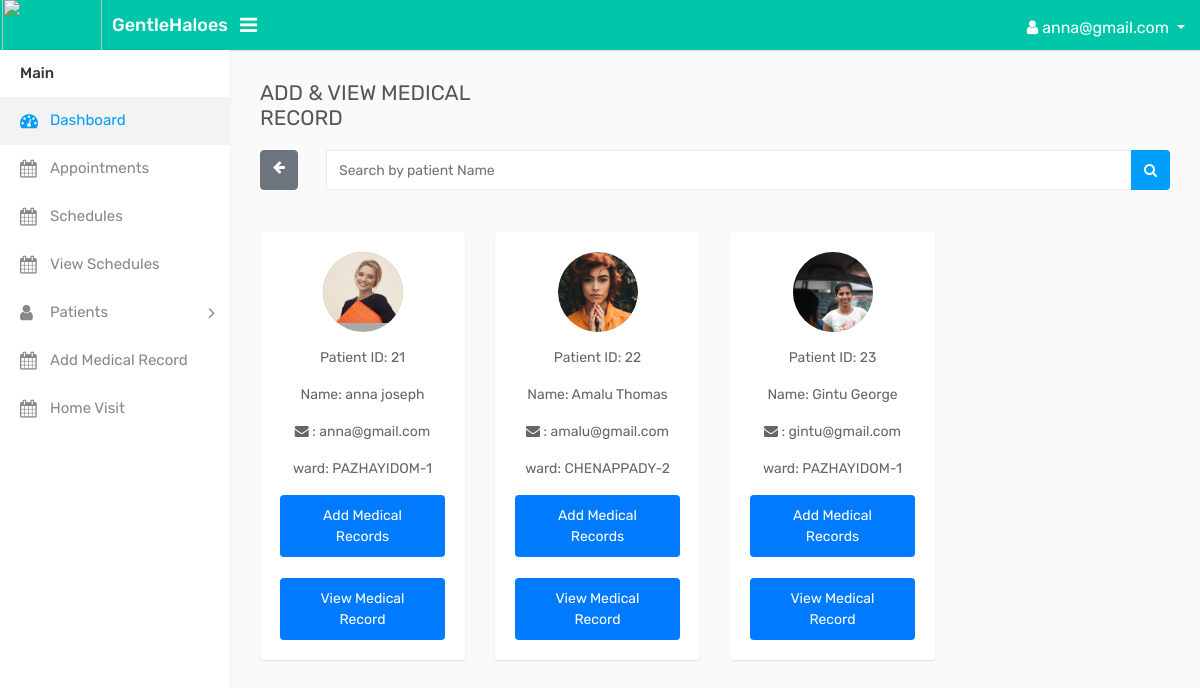
Page /asha_search_patient/ (signed in) on the committed database.
### GHapp/models.py (models this page shows, shortened)
class CustomUser(AbstractUser):
    PATIENTS = 1
    ASHAWORKER = 2
    HCA = 3
    ADMIN = 4
    NURSE=5
    MEMBER=6
    ROLE_CHOICE = (
        ( PATIENTS, ' PATIENTS'),
        (ASHAWORKER, 'ASHAWORKER'),
        (HCA, 'HCA'),
        (ADMIN,'ADMIN'),
        (NURSE,'NURSE'),
        (MEMBER,'MEMBER'),
    )
    username=None
    first_name = None
    last_name = None
    USERNAME_FIELD = 'email'
    email = models.EmailField(max_length=100, unique=True)
    password = models.CharField(max_length=128)
    role = models.PositiveSmallIntegerField(choices=ROLE_CHOICE, blank=True, null=True,default='1')
    is_admin = models.BooleanField(default=False)
    is_staff = models.BooleanField(default=False)
    is_active = models.BooleanField(default=True)
    is_superadmin = models.BooleanField(default=False)
    REQUIRED_FIELDS = []
    objects = UserManager()

class PatientProfile(models.Model):
    nurses = models.ForeignKey(Nurse, on_delete=models.CASCADE, null=True, blank=True, related_name='patients')
    panchayath = models.CharField(max_length=100, null=True,blank=True)
    user = models.OneToOneField(CustomUser, on_delete=models.CASCADE, blank=True, null=True)
    first_name = models.CharField(max_length=100, null=True,blank=True)
    last_name = models.CharField(max_length=100,null=True,blank=True)
    birth_date = models.CharField(max_length=100,null=True,blank=True)
    email = models.EmailField(max_length=100,null=True,blank=True)
    profile_pic = models.ImageField(upload_to='profile_pics/', null=True, blank=True)
    gender = models.CharField(max_length=10, choices=[('Male', 'Male'), ('Female', 'Female')],null=True,blank=True)
    house_name = models.CharField(max_length=100, null=True,blank=True)
    house_no = models.IntegerField(null=True,blank=True)
    address = models.CharField(max_length=255,null=True,blank=True)
    ward = models.CharField(max_length=50,null=True,blank=True)
    pin_code = models.IntegerField(null=True,blank=True)
    phone_number = models.IntegerField(null=True,blank=True)
    current_diagnosis = models.CharField(max_length=100, null=True,blank=True)
    past_med_condition = models.CharField(max_length=100, null=True,blank=True)
    surgical_history = models.CharField(max_length=100, null=True,blank=True)
    allergies = models.CharField(max_length=100, null=True,blank=True)
    height = models.IntegerField(null=True,blank=True)
    weight = models.IntegerField(null=True,blank=True)
    bmi = models.IntegerField(null=True,blank=True)
    medication_names = models.CharField(max_length=100, null=True,blank=True)
    dosage = models.CharField(max_length=12,null=True,blank=True)
    frequency = models.CharField(max_length=12,null=True,blank=True)
    is_active = models.BooleanField(default=True,null=True,blank=True)

### GHapp/views.py (the view)
# urls.py: path('asha_search_patient/', views.asha_search_patient, name='asha_search_patient'),
@login_required(login_url='login_page')
def asha_search_patient(request):
    search_query = request.GET.get('patientname', '')
    patients = PatientProfile.objects.filter(first_name__icontains=search_query)
    context = {
        'patients': patients,
        'search_query': search_query,
    }
    return render(request, 'asha_temp/add_view_rec.html', context)

### templates/asha_temp/add_view_rec.html (shortened to what this page needs)
{% load static %}
<!DOCTYPE html>
<html lang="en">
<head>
    <link rel="stylesheet" type="text/css" href="{% static 'assets/css/bootstrap.min.css' %}">
    <link rel="stylesheet" type="text/css" href="{% static 'assets/css/font-awesome.min.css' %}">
    <link rel="stylesheet" type="text/css" href="{% static 'assets/css/style.css' %}">
</head>
<body>
    <div class="main-wrapper">
        <div class="header">
			<div class="header-left">
				<a href="{% url 'asha_index' %}" class="logo">
					<img src="{% static 'images/ghbc1.png' %}" width="100" height="55" alt=""><span>GentleHaloes</span>
				</a>
			</div>
			 <a id="toggle_btn" href="javascript:void(0);"><i class="fa fa-bars"></i></a>
            <ul class="nav user-menu float-right">
                <li class="nav-item dropdown has-arrow">
                    <a href="#" class="dropdown-toggle nav-link user-link" data-toggle="dropdown">
                        <i class="fa fa-user" aria-hidden="true"></i>
                        <span>{{ user.email }}</span>
                    </a>
                </li>
        </div>
        <div class="sidebar" id="sidebar">
            <div class="sidebar-inner slimscroll">
                <div id="sidebar-menu" class="sidebar-menu">
                    <ul>
                        <li class="menu-title">Main</li>
                        <li class="active">
                            <a href="{% url 'asha_index' %}"><i class="fa fa-dashboard"></i> <span>Dashboard</span></a>
                        </li>
                        <li>
                            <a href="{% url 'asha_approved_appo' %}"><i class="fa fa-calendar"></i> <span>Appointments</span></a>
                        </li>
                        <li>
                            <a href="{% url 'asha_timeslots'%}"><i class="fa fa-calendar"></i> <span>Schedules</span></a>
                        </li>
                        <li>
                            <a href="{% url 'asha_timeslots_shows'%}"><i class="fa fa-calendar"></i> <span>View Schedules</span></a>
                        </li>
                        <li class="submenu">
							<a href="#"><i class="fa fa-user"></i> <span>Patients </span> <span class="menu-arrow"></span></a>
						</li>
                        <li>
                            <a href="{% url 'add_view_rec' %}"><i class="fa fa-calendar"></i> <span>Add Medical Record</span></a>
                        </li>
                        <li>
                            <a href="{% url 'Home_visit'%}"><i class="fa fa-calendar"></i> <span>Home Visit</span></a>
                        </li>
                    </ul>
                </div>
            </div>
        </div>
        <div class="page-wrapper">
            <div class="content">
                <div class="row">
                    <div class="col-sm-4 col-3">
                        <h4 class="page-title">ADD & VIEW MEDICAL RECORD</h4>
                    </div>
                </div>
                <div class="row">
                    <div class="col-md-12">
                        <form id="search-form" method="GET" action="{% url 'asha_search_patient' %}">
                            <div class="input-group">
                                <a href="{% url 'add_view_rec' %}" class="btn btn-secondary"><i class="fa fa-arrow-left"></i></a>&ensp;&ensp;&ensp;&ensp;
                                <input type="text" class="form-control" name="patientname" placeholder="Search by patient Name">
                                <div class="input-group-append">
                                    <button class="btn btn-primary" type="submit"><i class="fa fa-search"></i> </button>
                                </div>
                            </div>
                        </form>
                    </div>
                </div><br><br>
                <div class="row doctor-grid">
                    {% for patient in patients %}
                    <div class="col-md-4 col-sm-4  col-lg-3">
                        <div class="profile-widget">
                            <div class="doctor-img">
                                <a class="avatar" href="profile.html">
                                    <img alt="" src="{{ patient.profile_pic.url }}">
                                </a>
                            </div>
                            <div>
                                <p>Patient ID: {{ patient.id}}</p>
                                <p>Name: {{ patient.first_name }} {{ patient.last_name }}</p>
                                <p><i class="fa fa-envelope"></i> : {{ patient.email }}</p>
                                <p>ward: {{ patient.ward }}</p>
                            </div>
                            <form method="GET" action="{% url 'medical_record' patient.id %}">
                                <button type="submit" class="btn-show-medical-record">Add Medical Records</button>
                            </form><br>
                            <form method="get" action="{% url 'ashaworker_view_medical_record' patient.id %}">
                                <button type="submit" class="btn-show-medical-record" >View Medical Record</button>
                              </form>
                        </div>
                    </div>
                    {% endfor %}
                </div>
            </div>
        </div>
    </div>
</body>
</html>

### templates/asha_temp/add_view_rec.html (style rules this page uses)
.btn-show-medical-record { display: inline-block; padding: 10px 20px; background-color: #007BFF; color: #fff; border: none; border-radius: 4px; text-decoration: none; transition: background-color 0.3s ease; }
.header { background-color: #00c6a9; left: 0; position: fixed; right: 0; top: 0; z-index: 1039; height: 50px; box-shadow: 0 1px 1px rgba(0, 0, 0, 0.1); }

### rows in the picture
CustomUser: email "anna@gmail.com"
PatientProfile: profile_pic (picture), id "21", first_name "anna", last_name "joseph", email "anna@gmail.com", ward "PAZHAYIDOM-1"
PatientProfile: profile_pic (picture), id "22", first_name "Amalu", last_name "Thomas", email "amalu@gmail.com", ward "CHENAPPADY-2"
PatientProfile: profile_pic (picture), id "23", first_name "Gintu", last_name "George", email "gintu@gmail.com", ward "PAZHAYIDOM-1"
